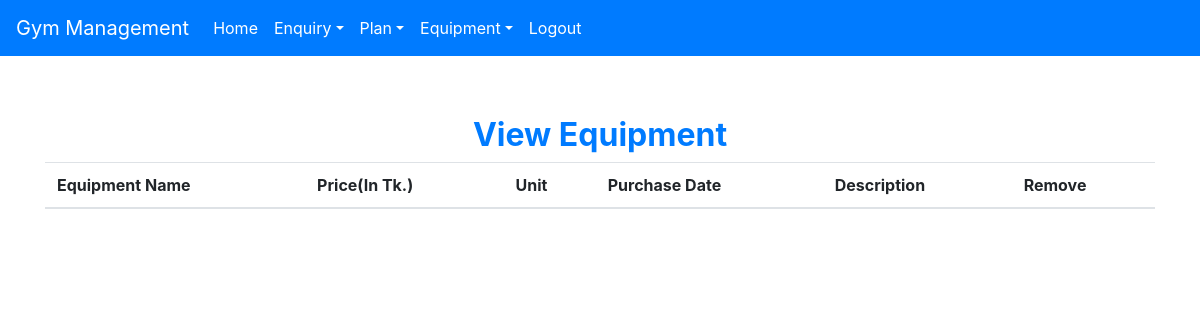
/view_equipment (signed in), run on an earlier commit of the app's database.
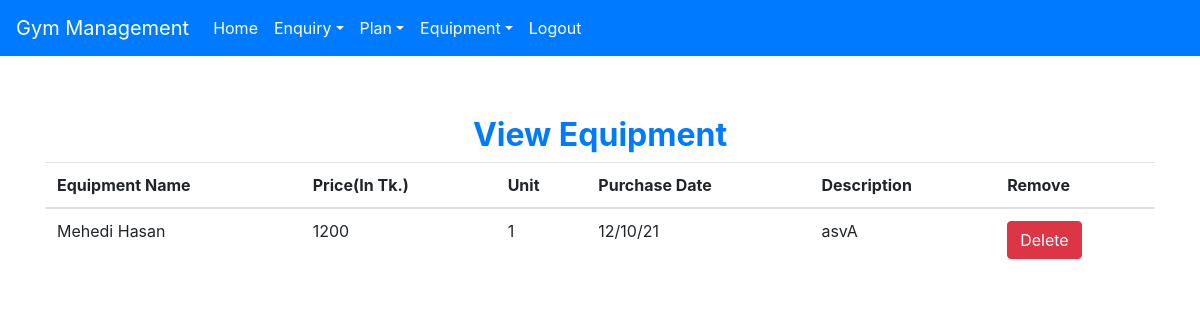
And on a later commit of the database.
### gym/models.py (models this page shows, shortened)
class Equipment(models.Model):
    name = models.CharField(max_length=100)
    price = models.CharField(max_length=10)
    unit = models.CharField(max_length=10)
    date = models.CharField(max_length=40)
    description = models.CharField(max_length=200)

### gym/views.py (the view)
# urls.py: path('view_equipment', View_Equipment, name='view_equipment'),
def View_Equipment(request):
    if not request.user.is_staff:
        return redirect('login')
    equipment = Equipment.objects.all()
    d = {'equipment': equipment}
    return render(request, 'view_equipment.html', d)

### gym/templates/view_equipment.html
{% extends 'navbar.html' %}
{% block body %}
<div class="container" style="margin-top: 60px">
    <h2 class="text-center text-primary font-weight-bold">View Equipment</h2>
    <table id="example" class="table table-hover">
        <thead>
            <tr>
                <th>Equipment Name</th>
                <th>Price(In Tk.)</th>
                <th>Unit</th>
                <th>Purchase Date</th>
                <th>Description</th>
                <th>Remove</th>
            </tr>
        </thead>
        <tbody>
            {% for i in equipment %}
                <tr>
                    <td>{{i.name}}</td>
                    <td>{{i.price}}</td>
                    <td>{{i.unit}}</td>
                    <td>{{i.date}}</td>
                    <td>{{i.description}}</td>
                    <td><a class="btn btn-danger" href="{% url 'delete_equipment' i.id %}" onclick="return confirm('Are you sure?')">Delete</a></td>
                </tr>
            {% endfor %}
        </tbody>
    </table>
</div>
{% endblock body %}

What changed in the data, as far as the page shows it:
added Equipment: name "Mehedi Hasan", price "1200", unit "1", date "12/10/21", description "asvA"
